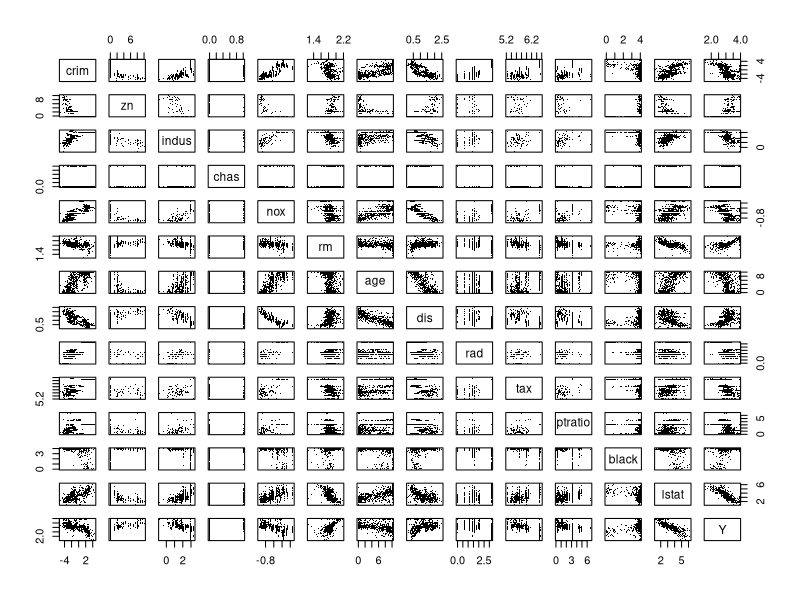
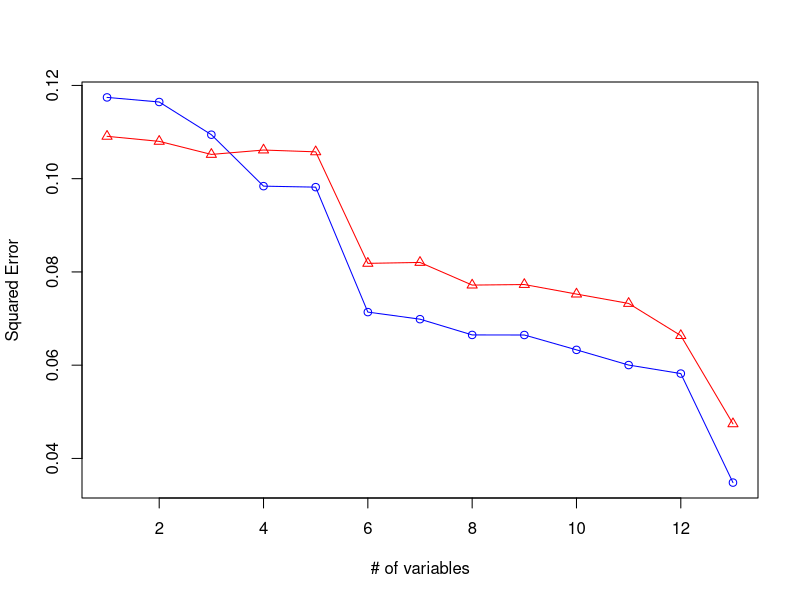

The R source for these figures, in order:
#########################
# Linear Regression for Boston Housing data
#########################

library(MASS)
data(Boston)
?Boston
dim(Boston)
names(Boston)

myData=Boston
names(myData)[14] = "Y"
iLog = c( 1,3,5,6,8,9,10,14);
myData[,iLog] = log( myData[,iLog] );
myData[,2] = myData[,2] / 10;
myData[,7] = myData[,7]^2.5 / 10^4
myData[,11] = exp( 0.4 * myData[,11] ) / 1000;
myData[,12] = myData[,12] / 100;
myData[,13] = sqrt( myData[,13] );

## run a quick summary of each column of myData
summary(myData)
#Produce a pair-wise scatter plot. Caution: a big figure.
pairs(myData, pch='.')
?pairs

#fit a linear model
lmfit = lm(Y ~., data=myData)

names(lmfit)  # What have been returned by "lm"?
lmfit$coef    # 12 regression cofficients including the intercept

summary(lmfit)
summary(lmfit)$coef  # coefficients and the corresponding p-values

# Understand the LS coefficient
summary(lm(Y~ age, myData))
round(cor(myData), dig=2)

#Rank Deficienc
## Add a "fake" column
myData$junk = myData$crim + myData$zn
tmp.lm = lm(Y~ ., myData)
summary(tmp.lm)

## The fitted values (for the first 3 obs) are the same. 
tmp.lm$fitted[1:3]
lmfit$fitted[1:3]

## remove the "junk" col
myData = myData[,-15]


# training vs test errors
## Go back to the Boston Housing Data
## Divide the data into training and test

## n: sample size
## p: predictors
## (p+1): response (in this particular example)
n=dim(myData)[1]
p = dim(myData)[2] - 1

ntrain = round(n*0.6)
train.id = sample(1:n, ntrain)

train.RSS = rep(0, p)
test.RSS = rep(0, p)
for(i in 1:p){
  myfit = lm(Y ~., myData[train.id, c(1:i, (p+1))])
  train.Y = myData[train.id, (p+1)]
  train.Y.pred = myfit$fitted
  train.RSS[i] = mean((train.Y - train.Y.pred)^2)
  
  test.Y = myData[-train.id, (p+1)]
  test.Y.pred = predict(myfit, newdata=myData[-train.id, ])
  test.RSS[i] = mean((test.Y - test.Y.pred)^2)
}

## type="n": don't plot; just set the plotting region
plot(c(1,p), range(train.RSS, test.RSS), type="n", xlab="# of variables", ylab="Squared Error")
points(train.RSS, col="blue", pch=1)
lines(train.RSS, col="blue", pch=1)
points(test.RSS, col="red", pch=2)
lines(test.RSS, col="red", pch=2)
# the train error line should always be monotonically decreasing while it may not be the case 
# for the test error line as shown in the figure
diff(train.RSS) ## always negative
diff(test.RSS)  ## not always negative

# two stage LS
newY = lm(Y ~., myData[, c(1:10, 14)])$res

newX2 = myData[,11:13]
for(i in 1:3)
  newX2[,i] = lm(newX2[,i] ~ as.matrix(myData[, 1:10]))$res
## lm can take dataframe as input, but can also take vector and
## matrix as input. 

## retrieve the coefficients for the last three predictors
two.stage.fit = lm(newY ~ as.matrix(newX2))
two.stage.fit$coef
myfit$coef
cbind(two.stage.fit$coef[-1], myfit$coef[12:14])

## Residual is the same as the one from the original model
## Check the sum of squares of the diff of the two vectors
sum((two.stage.fit$res - lmfit$res)^2)

round(sum((two.stage.fit$res - lmfit$res)^2), dig=10)




